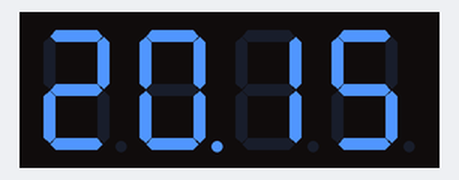
Bench run of a sketch on a simulated Arduino Uno, built with avr-gcc and run on an emulated ATmega328P. Shown: 4-digit seven-segment display.

Above: at 0.1 s.
At 65.1 s:
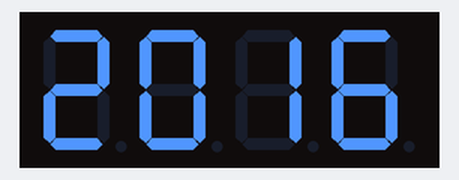
At 129.1 s:
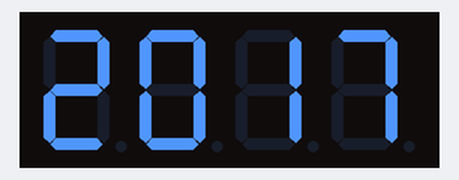

The sketch:

Digital_clock.ino
```cpp
// Digital_clock.ino
#include <Time.h>
#include <SevenSeg.h>
// segments a b c d e f g
SevenSeg disp (2 ,3 ,4 ,5 ,6 ,7 ,8);
const int numOfDigits=4;
// Arduino pins D10 D11 D12 D13
// digit 4 2 2 1
int digitPins [numOfDigits]={ 13, 12, 11, 10};
void setup()
{ // 20:15:00 am 1. Januar 2017.
setTime(20, 15, 00, 01, 01, 2017);
disp.setCommonCathode();
disp.setDigitPins (numOfDigits, digitPins);
disp.setDPPin(9); // pin for decimal dot
}
void loop()
{ if ((second()%2) == 0) disp.writeClock(hour(), minute(), '.');
if ((second()%2) == 1) disp.writeClock(hour(), minute(), '_');
}
```
